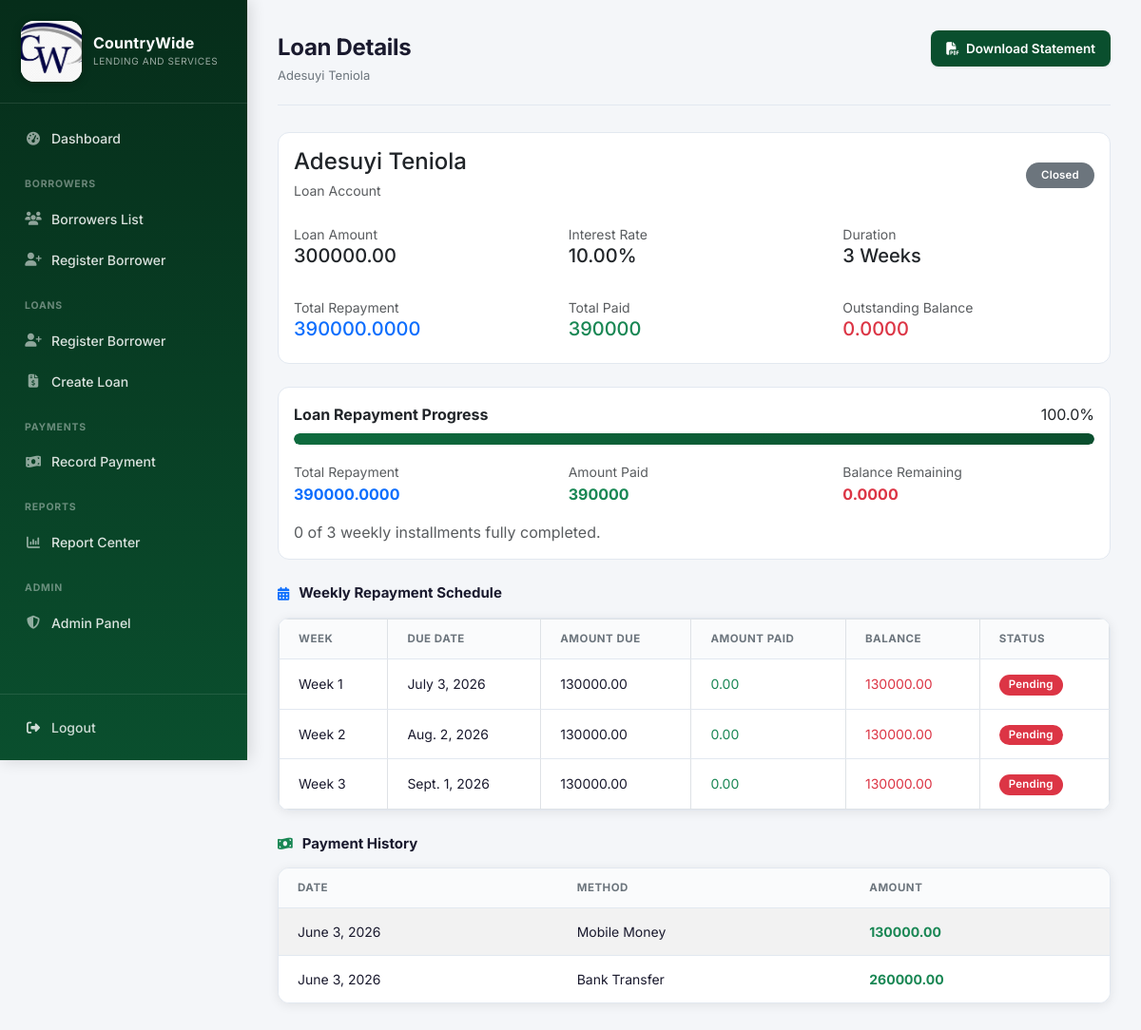
Screenshot of /loan/3/ (signed in) with the database file from the repository.
### borrowers/models.py (models this page shows, shortened)
class Loan(models.Model):
    borrower = models.ForeignKey(
        'Borrower',
        on_delete=models.CASCADE,
        related_name='loans'
    )
    loan_amount = models.DecimalField(
        max_digits=12,
        decimal_places=2
    )
    interest_rate = models.DecimalField(
        max_digits=5,
        decimal_places=2
    )
    duration_weeks = models.PositiveIntegerField()
    start_date = models.DateField(
        auto_now_add=True
    )
    STATUS_CHOICES = [
        ('pending', 'Pending'),
        ('approved', 'Approved'),
        ('rejected', 'Rejected'),
        ('disbursed', 'Disbursed'),
        ('active', 'Active'),
        ('closed', 'Closed'),
    ]
    status = models.CharField(
        max_length=10,
        choices=STATUS_CHOICES,
        default='pending'
    )
    class Meta:
        ordering = ['-start_date']
    def total_repayment(self):
        interest = (
            self.loan_amount *
            self.interest_rate *
            self.duration_weeks
        ) / Decimal('100')
        return self.loan_amount + interest
    @property
    def total_paid(self):
        total = self.payments.aggregate(
            total=models.Sum('amount_paid')
        )['total']
        return total or Decimal('0.00')
    @property
    def balance(self):
        return self.total_repayment() - self.total_paid

class Borrower(models.Model):
    first_name = models.CharField(max_length=50)
    last_name = models.CharField(max_length=50)
    gender = models.CharField(max_length=10)
    phone = models.CharField(max_length=20)
    email = models.EmailField()
    address = models.TextField()
    city = models.CharField(max_length=50)
    state = models.CharField(max_length=50)
    occupation = models.CharField(max_length=100)
    next_of_kin_name = models.CharField(max_length=100)
    next_of_kin_phone = models.CharField(max_length=20)
    nin = models.CharField(max_length=50)
    bvn = models.CharField(max_length=50)
    bank_name = models.CharField(max_length=100)
    account_number = models.CharField(max_length=20)
    guarantor_name = models.CharField(max_length=100)
    guarantor_address = models.TextField()
    guarantor_phone = models.CharField(max_length=20)
    guarantor_occupation = models.CharField(max_length=100)
    borrower_photo = models.ImageField(upload_to='borrowers/')
    guarantor_photo = models.ImageField(upload_to='guarantors/')
    created_at = models.DateTimeField(auto_now_add=True)

class RepaymentSchedule(models.Model):
    loan = models.ForeignKey(
        Loan,
        on_delete=models.CASCADE,
        related_name='schedules'
    )
    installment_number = models.IntegerField()
    due_date = models.DateField()
    amount_due = models.DecimalField(
        max_digits=12,
        decimal_places=2
    )
    amount_paid = models.DecimalField(
        max_digits=12,
        decimal_places=2,
        default=0
    )
    STATUS_CHOICES = [
        ('pending', 'Pending'),
        ('partial', 'Partial'),
        ('paid', 'Paid'),
    ]
    status = models.CharField(
        max_length=10,
        choices=STATUS_CHOICES,
        default='pending'
    )
    @property
    def balance(self):
        return self.amount_due - self.amount_paid

class Payment(models.Model):
    loan = models.ForeignKey(
        Loan,
        on_delete=models.CASCADE,
        related_name="payments"
    )
    receipt_number = models.CharField(
        max_length=50,
        blank=True,
        null=True
    )
    amount_paid = models.DecimalField(
        max_digits=12,
        decimal_places=2
    )
    payment_date = models.DateField(
        auto_now_add=True
    )
    PAYMENT_METHOD = [
        ("cash", "Cash"),
        ("transfer", "Bank Transfer"),
        ("mobile", "Mobile Money"),
    ]
    method = models.CharField(
        max_length=20,
        choices=PAYMENT_METHOD,
        default="cash"
    )

### borrowers/views.py (the view)
@login_required
def loan_detail(request, loan_id):
    loan = get_object_or_404(
        Loan.objects.select_related("borrower"),
        id=loan_id
    )
    schedules = (
        RepaymentSchedule.objects
        .filter(loan=loan)
        .order_by("installment_number")
    )
    payments = (
        Payment.objects
        .filter(loan=loan)
        .order_by("-payment_date")
    )
    total_paid = loan.total_paid
    total_repayment = loan.total_repayment()
    balance = loan.balance
    total_installments = schedules.count()
    paid_installments = schedules.filter(status="paid").count()
    progress = 0
    if total_repayment > 0:
        progress = round(
            float((total_paid / total_repayment) * 100),
            1
        )
    progress = min(progress, 100)
    context = {
        "loan": loan,
        "schedules": schedules,
        "payments": payments,
        "total_paid": total_paid,
        "total_repayment": total_repayment,
        "balance": balance,
        "total_installments": total_installments,
        "paid_installments": paid_installments,
        "progress": progress,
    }
    return render(
        request,
        "borrowers/loan_detail.html",
        context,
    )

### borrowers/context_processors.py (called while the page is built)
def company_settings(request):
    company = CompanySettings.objects.first()
    return {
        "company": company,
        "currency": company.currency_symbol if company else "₦",
        "company_footer": company.report_footer if company else "",
    }

### borrowers/templatetags/roles.py (called while the page is built)
@register.filter
def is_manager(user):
    return user.is_superuser or user.groups.filter(name='Manager').exists()

@register.filter
def is_cashier(user):
    return user.groups.filter(name='Cashier').exists()

@register.filter
def is_loan_officer(user):
    return user.groups.filter(name='Loan Officer').exists()

@register.filter
def is_auditor(user):
    return user.groups.filter(name='Auditor').exists()

### borrowers/templates/borrowers/loan_detail.html
{% extends 'borrowers/base.html' %}
{% block content %}
<div class="container-fluid px-0">
    <div class="topbar">
        <div>
            <div class="page-title">Loan Details</div>
            <div style="font-size:13px;color:var(--text-muted);margin-top:2px;">
                {{ loan.borrower.first_name }} {{ loan.borrower.last_name }}
            </div>
        </div>
        <a href="{% url 'loan_statement_pdf' loan.id %}" class="btn btn-primary">
            <i class="fa-solid fa-file-pdf me-1"></i>
            Download Statement
        </a>
    </div>
    <div class="card mb-4">
        <div class="card-body">
            <div class="d-flex justify-content-between align-items-center mb-4">
                <div>
                    <h4 class="mb-1">{{ loan.borrower.first_name }} {{ loan.borrower.last_name }}</h4>
                    <small class="text-muted">Loan Account</small>
                </div>
                <div>
                    {% if loan.status == "active" %}
                        <span class="badge bg-success px-3 py-2">Active</span>
                    {% elif loan.status == "closed" %}
                        <span class="badge bg-secondary px-3 py-2">Closed</span>
                    {% else %}
                        <span class="badge bg-warning text-dark px-3 py-2">{{ loan.status }}</span>
                    {% endif %}
                </div>
            </div>
            <div class="row g-4">
                <div class="col-md-4">
                    <small class="text-muted d-block">Loan Amount</small>
                    <h5>{{ company.currency_symbol }}{{ loan.loan_amount }}</h5>
                </div>
                <div class="col-md-4">
                    <small class="text-muted d-block">Interest Rate</small>
                    <h5>{{ loan.interest_rate }}%</h5>
                </div>
                <div class="col-md-4">
                    <small class="text-muted d-block">Duration</small>
                    <h5>{{ loan.duration_weeks }} Weeks</h5>
                </div>
                <div class="col-md-4">
                    <small class="text-muted d-block">Total Repayment</small>
                    <h5 class="text-primary">{{ company.currency_symbol }}{{ total_repayment }}</h5>
                </div>
                <div class="col-md-4">
                    <small class="text-muted d-block">Total Paid</small>
                    <h5 class="text-success">{{ company.currency_symbol }}{{ total_paid }}</h5>
                </div>
                <div class="col-md-4">
                    <small class="text-muted d-block">Outstanding Balance</small>
                    <h5 class="text-danger">{{ company.currency_symbol }}{{ balance }}</h5>
                </div>
            </div>
        </div>
    </div>
    <div class="card mb-4">
        <div class="card-body">
            <div class="d-flex justify-content-between mb-2">
                <strong>Loan Repayment Progress</strong>
                <span>{{ progress }}%</span>
            </div>
            <div class="progress" style="height:12px;">
                <div class="progress-bar bg-success"
                    role="progressbar"
                    style="width:{{ progress }}%;"
                    aria-valuenow="{{ progress }}"
                    aria-valuemin="0"
                    aria-valuemax="100">
                </div>
            </div>
            <div class="row mt-3">
                <div class="col-md-4">
                    <small class="text-muted">Total Repayment</small>
                    <div class="fw-bold text-primary">{{ company.currency_symbol }}{{ total_repayment }}</div>
                </div>
                <div class="col-md-4">
                    <small class="text-muted">Amount Paid</small>
                    <div class="fw-bold text-success">{{ company.currency_symbol }}{{ total_paid }}</div>
                </div>
                <div class="col-md-4">
                    <small class="text-muted">Balance Remaining</small>
                    <div class="fw-bold text-danger">{{ company.currency_symbol }}{{ balance }}</div>
                </div>
            </div>
            <div class="mt-3 text-muted">
                {{ paid_installments }} of {{ total_installments }} weekly installments fully completed.
            </div>
        </div>
    </div>
    <div class="section-heading">
        <i class="fa-solid fa-calendar-days text-primary"></i>
        Weekly Repayment Schedule
    </div>
    <div class="table-card mb-4">
        <div class="table-responsive">
            <table class="table table-bordered table-hover">
                <thead>
                <tr>
                    <th>Week</th>
                    <th>Due Date</th>
                    <th>Amount Due</th>
                    <th>Amount Paid</th>
                    <th>Balance</th>
                    <th>Status</th>
                </tr>
                </thead>
                <tbody>
                    {% for schedule in schedules %}
                    <tr>
                        <td>Week {{ schedule.installment_number }}</td>
                        <td>{{ schedule.due_date }}</td>
                        <td>{{ company.currency_symbol }}{{ schedule.amount_due }}</td>
                        <td class="text-success">{{ company.currency_symbol }}{{ schedule.amount_paid }}</td>
                        <td class="text-danger">{{ company.currency_symbol }}{{ schedule.balance }}</td>
                        <td>
                            {% if schedule.status == "paid" %}
                                <span class="badge bg-success">Paid</span>
                            {% elif schedule.amount_paid > 0 %}
                                <span class="badge bg-warning text-dark">Partial</span>
                            {% else %}
                                <span class="badge bg-danger">Pending</span>
                            {% endif %}
                        </td>
                    </tr>
                    {% empty %}
                    <tr>
                        <td colspan="6" class="text-center text-muted py-4">
                            No repayment schedule found.
                        </td>
                    </tr>
                    {% endfor %}
                </tbody>
            </table>
        </div>
    </div>
    <div class="section-heading">
        <i class="fa-solid fa-money-bill-wave text-success"></i>
        Payment History
    </div>
    <div class="table-card">
        <div class="table-responsive">
            <table class="table table-striped">
                <thead>
                <tr>
                    <th>Date</th>
                    <th>Method</th>
                    <th>Amount</th>
                </tr>
                </thead>
                <tbody>
                    {% for payment in payments %}
                    <tr>
                        <td>{{ payment.payment_date }}</td>
                        <td>{{ payment.get_method_display }}</td>
                        <td class="text-success">
                            <strong>{{ company.currency_symbol }}{{ payment.amount_paid }}</strong>
                        </td>
                    </tr>
                    {% empty %}
                    <tr>
                        <td colspan="3" class="text-center text-muted py-4">
                            No payment history.
                        </td>
                    </tr>
                    {% endfor %}
                </tbody>
            </table>
        </div>
    </div>
</div>
{% endblock %}

### borrowers/templates/borrowers/base.html (style rules this page uses)
:root { --primary: #0a4f2e; --primary-light: #0e6b3e; --primary-dark: #062d1a; --accent: #c9a02a; --accent-light: #f0c93a; --danger: #c0392b; --sidebar-width: 260px; --bg: #f4f6f9; --card-bg: #ffffff; --text: #1a1a2e; --text-muted: #6c757d; --border: #e2e8f0; --shadow: 0 2px 12px rgba(0,0,0,0.08); --shadow-md: 0 4px 20px rgba(0,0,0,0.12); --radius: 12px; --radius-sm: 8px; --topbar-h: 56px; }
* { box-sizing: border-box; }
html { scroll-behavior: smooth; }
body { margin: 0; font-family: 'Inter', Arial, sans-serif; background: var(--bg); color: var(--text); display: flex; min-height: 100vh; -webkit-font-smoothing: antialiased; }
a { text-decoration: none; }
.topbar { display: flex; align-items: flex-start; justify-content: space-between; flex-wrap: wrap; gap: 16px; margin-bottom: 28px; padding-bottom: 20px; border-bottom: 1px solid var(--border); }
.page-title { font-size: 24px; font-weight: 700; color: var(--text); letter-spacing: -0.3px; }
.topbar .btn { border-radius: var(--radius-sm); font-size: 13.5px; font-weight: 600; padding: 9px 16px; border: none; box-shadow: 0 1px 3px rgba(0,0,0,0.08); transition: transform 0.15s ease, box-shadow 0.15s ease; }
.topbar .btn-primary { background: var(--primary); }
.table-card { background: var(--card-bg); border-radius: var(--radius); box-shadow: var(--shadow); border: 1px solid var(--border); overflow: hidden; margin-bottom: 24px; }
.table-card .table { margin-bottom: 0; }
.table-card .table thead th { font-size: 11.5px; text-transform: uppercase; letter-spacing: 0.5px; color: var(--text-muted); font-weight: 700; border-bottom: 1px solid var(--border); padding: 12px 20px; background: #fafbfc; }
.table-card .table tbody td { padding: 14px 20px; font-size: 14px; vertical-align: middle; border-bottom: 1px solid var(--border); color: var(--text); }
.table-card .table tbody tr:last-child td { border-bottom: none; }
.badge { font-weight: 600; font-size: 11.5px; padding: 5px 10px; border-radius: 20px; letter-spacing: 0.2px; }
.card { border-radius: var(--radius); border: 1px solid var(--border); }
.btn-primary { background: var(--primary); border-color: var(--primary); }
.section-heading { display: flex; align-items: center; gap: 10px; font-size: 15px; font-weight: 700; color: var(--text); margin: 4px 0 14px; }
.section-heading i { font-size: 14px; }
.progress { border-radius: 20px; background: #eef1f4; overflow: hidden; }
.progress-bar { border-radius: 20px; transition: width 0.4s ease; }
.progress-bar.bg-success { background: linear-gradient(90deg, var(--primary-light), var(--primary)) !important; }

### rows the page displays
Loan: borrower.first_name "Adesuyi", borrower.last_name "Teniola", loan_amount "300000.00", interest_rate "10.00", duration_weeks "3"
RepaymentSchedule: installment_number "1", due_date "July 3, 2026", amount_due "130000.00", amount_paid "0.00", balance "130000.00", status "Pending"
RepaymentSchedule: installment_number "2", due_date "Aug. 2, 2026", amount_due "130000.00", amount_paid "0.00", balance "130000.00", status "Pending"
RepaymentSchedule: installment_number "3", due_date "Sept. 1, 2026", amount_due "130000.00", amount_paid "0.00", balance "130000.00", status "Pending"
Payment: payment_date "June 3, 2026", method "Mobile Money", amount_paid "130000.00"
Payment: payment_date "June 3, 2026", method "Bank Transfer", amount_paid "260000.00"

### other values shown
{{ total_repayment }} "390000.0000"
{{ total_paid }} "390000"
{{ balance }} "0.0000"
{{ progress }} "100.0"
{{ paid_installments }} "0"
{{ total_installments }} "3"
